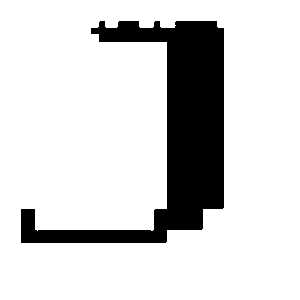
#> input picture assignment2/bigpic/9.png, 300 x 300 px
$ python siftsimilar.py
#> lines starting #> are read from the running program, lines starting #| are printed output that depends on the picture; after the words box and inside, x2 and y2 are one past the last pixel; in counts of white or black regions, pixels touching at a corner belong together
import cv2
import matplotlib.pyplot as plt


# read images
img1 = cv2.imread('9.png')
#> img1 is the input picture: shape (300, 300, 3); 83.3% white; 1 black region, box (x1, y1, x2, y2) and area: (21, 21, 224, 243) 15058
img2 = cv2.imread('18.png')
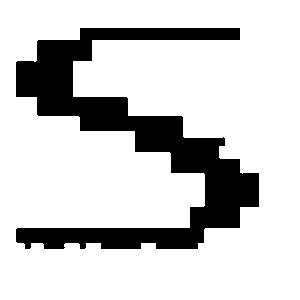
#> input picture assignment2/bigpic/18.png, 300 x 300 px
#> img2 is the input picture: shape (300, 300, 3); 80.4% white; 1 black region, box (x1, y1, x2, y2) and area: (16, 28, 259, 249) 17654

img1 = cv2.cvtColor(img1, cv2.COLOR_BGR2GRAY)
img2 = cv2.cvtColor(img2, cv2.COLOR_BGR2GRAY)


#sift
sift = cv2.xfeatures2d.SIFT_create()
# 查找监测点和匹配符

kp1, des1 = sift.detectAndCompute(img1, None)
#> kp1 = 59 keypoints; strongest (x, y, size): (28, 216, 10.6), (93, 31, 4.1), (128, 32, 17), (196, 59, 46)

kp2, des2 = sift.detectAndCompute(img2, None)
#> kp2 = 104 keypoints; strongest (x, y, size): (232, 34, 10.1), (26, 236, 13.5), (47, 77, 41.4), (230, 192, 39.8)

print(len(kp1), len(des1) )   # 1402, 1402
#| 59 59


FLANN_INDEX_KDTREE = 0

indexParams = dict(algorithm=FLANN_INDEX_KDTREE, trees=5)

searchParams = dict(checks=50)

flann = cv2.FlannBasedMatcher(indexParams, searchParams)

# 进行匹配

matches = flann.knnMatch(des1, des2, k=2)
#> matches = 59 matches

# 准备空的掩膜 画好的匹配项

matchesMask = [[0, 0] for i in range(len(matches))]
#> matchesMask = 59 pairs, first value 0 to 0, second value 0 to 0


for i, (m, n) in enumerate(matches):

	if m.distance < 0.7*n.distance:

		matchesMask[i] = [1, 0]
#> this loop made 59 passes
#> after the loop, matchesMask = 59 pairs, first value 0 to 1, second value 0 to 0


drawPrams = dict(matchColor=(0, 255, 0),

				 singlePointColor=(255, 0, 0),

				 matchesMask=matchesMask,

				 flags=0)
#> drawPrams = 4 items

img3 = cv2.drawMatchesKnn(img1, kp1, img2, kp2, matches, None, **drawPrams)
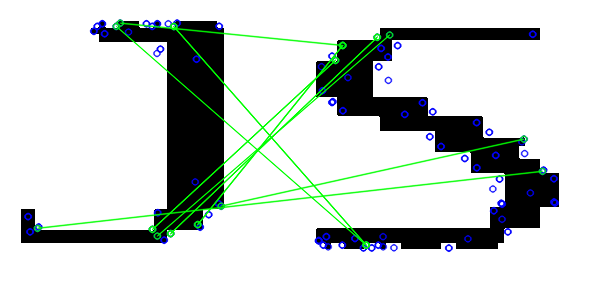
#> img3: shape (300, 600, 3); mean of channels 0, 1, 2 206.7, 209.7, 203.9; drawn as B, G, R

img_PutText = cv2.putText(img3, "SIFT+kNNMatch: Image Similarity Comparisonn", (40, 40),cv2.FONT_HERSHEY_COMPLEX, 1.5, (0, 0, 255), 3,)
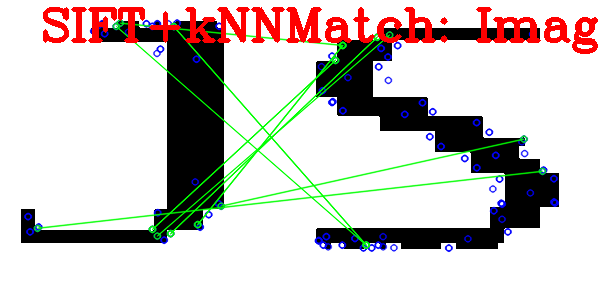
#> img_PutText: shape (300, 600, 3); mean of channels 0, 1, 2 197.3, 200.1, 206.4; drawn as B, G, R

img4 = cv2.resize(img_PutText, (0, 0), fx=0.5, fy=0.5, interpolation=cv2.INTER_NEAREST)  #缩小1/2
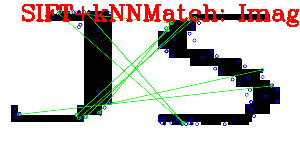
#> img4: shape (150, 300, 3); mean of channels 0, 1, 2 197.2, 200, 206.2; drawn as B, G, R


cv2.imshow("matches", img4)

cv2.waitKey(7000)

cv2.destroyAllWindows()
